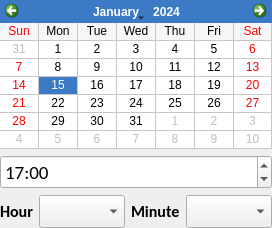
               <widget class="QFrame" name="frame_12">
                <layout class="QGridLayout" name="gridLayout_12">
                 <property name="leftMargin">
                  <number>0</number>
                 </property>
                 <property name="topMargin">
                  <number>0</number>
                 </property>
                 <property name="rightMargin">
                  <number>0</number>
                 </property>
                 <property name="bottomMargin">
                  <number>0</number>
                 </property>
                 <item row="0" column="0">
                  <widget class="QCalendarWidget" name="calendarWidget">
                   <property name="sizePolicy">
                    <sizepolicy hsizetype="Preferred" vsizetype="Preferred">
                     <horstretch>0</horstretch>
                     <verstretch>0</verstretch>
                    </sizepolicy>
                   </property>
                   <property name="minimumSize">
                    <size>
                     <width>0</width>
                     <height>0</height>
                    </size>
                   </property>
                   <property name="maximumSize">
                    <size>
                     <width>16777215</width>
                     <height>16777215</height>
                    </size>
                   </property>
                   <property name="autoFillBackground">
                    <bool>false</bool>
                   </property>
                   <property name="styleSheet">
                    <string notr="true">selection-background-color: rgb(61, 122, 197);
selection-color: rgb(255, 255, 255);</string>
                   </property>
                   <property name="firstDayOfWeek">
                    <enum>Qt::Sunday</enum>
                   </property>
                   <property name="gridVisible">
                    <bool>true</bool>
                   </property>
                   <property name="selectionMode">
                    <enum>QCalendarWidget::SingleSelection</enum>
                   </property>
                   <property name="horizontalHeaderFormat">
                    <enum>QCalendarWidget::ShortDayNames</enum>
                   </property>
                   <property name="verticalHeaderFormat">
                    <enum>QCalendarWidget::NoVerticalHeader</enum>
                   </property>
                   <property name="navigationBarVisible">
                    <bool>true</bool>
                   </property>
                   <property name="dateEditEnabled">
                    <bool>true</bool>
                   </property>
                   <property name="dateEditAcceptDelay">
                    <number>1501</number>
                   </property>
                  </widget>
                 </item>
                 <item row="1" column="0">
                  <widget class="QTimeEdit" name="timeEdit">
                   <property name="sizePolicy">
                    <sizepolicy hsizetype="Expanding" vsizetype="Fixed">
                     <horstretch>0</horstretch>
                     <verstretch>0</verstretch>
                    </sizepolicy>
                   </property>
                   <property name="font">
                    <font>
                     <family>Calibri</family>
                     <pointsize>14</pointsize>
                     <weight>50</weight>
                     <bold>false</bold>
                    </font>
                   </property>
                   <property name="showGroupSeparator" stdset="0">
                    <bool>false</bool>
                   </property>
                   <property name="currentSection">
                    <enum>QDateTimeEdit::HourSection</enum>
                   </property>
                   <property name="displayFormat">
                    <string>hh:mm</string>
                   </property>
                   <property name="time">
                    <time>
                     <hour>17</hour>
                     <minute>0</minute>
                     <second>0</second>
                    </time>
                   </property>
                  </widget>
                 </item>
                 <item row="2" column="0">
                  <widget class="QFrame" name="frame_19">
                   <layout class="QHBoxLayout" name="horizontalLayout_13">
                    <property name="leftMargin">
                     <number>0</number>
                    </property>
                    <property name="topMargin">
                     <number>0</number>
                    </property>
                    <property name="rightMargin">
                     <number>0</number>
                    </property>
                    <property name="bottomMargin">
                     <number>0</number>
                    </property>
                    <item>
                     <widget class="QLabel" name="label_7">
                      <property name="sizePolicy">
                       <sizepolicy hsizetype="Fixed" vsizetype="Preferred">
                        <horstretch>0</horstretch>
                        <verstretch>0</verstretch>
                       </sizepolicy>
                      </property>
                      <property name="font">
                       <font>
                        <family>Calibri</family>
                        <pointsize>12</pointsize>
                        <weight>75</weight>
                        <bold>true</bold>
                       </font>
                      </property>
                      <property name="text">
                       <string>Hour</string>
                      </property>
                     </widget>
                    </item>
                    <item>
                     <widget class="QComboBox" name="comboBox_hour">
                      <property name="font">
                       <font>
                        <family>Calibri</family>
                        <pointsize>14</pointsize>
                       </font>
                      </property>
                     </widget>
                    </item>
                    <item>
                     <widget class="QLabel" name="label_11">
                      <property name="sizePolicy">
                       <sizepolicy hsizetype="Fixed" vsizetype="Preferred">
                        <horstretch>0</horstretch>
                        <verstretch>0</verstretch>
                       </sizepolicy>
                      </property>
                      <property name="font">
                       <font>
                        <family>Calibri</family>
                        <pointsize>12</pointsize>
                        <weight>75</weight>
                        <bold>true</bold>
                       </font>
                      </property>
                      <property name="text">
                       <string>Minute</string>
                      </property>
                     </widget>
                    </item>
                    <item>
                     <widget class="QComboBox" name="comboBox_minute">
                      <property name="font">
                       <font>
                        <family>Calibri</family>
                        <pointsize>14</pointsize>
                       </font>
                      </property>
                     </widget>
                    </item>
                   </layout>
                  </widget>
                 </item>
                </layout>
               </widget>
